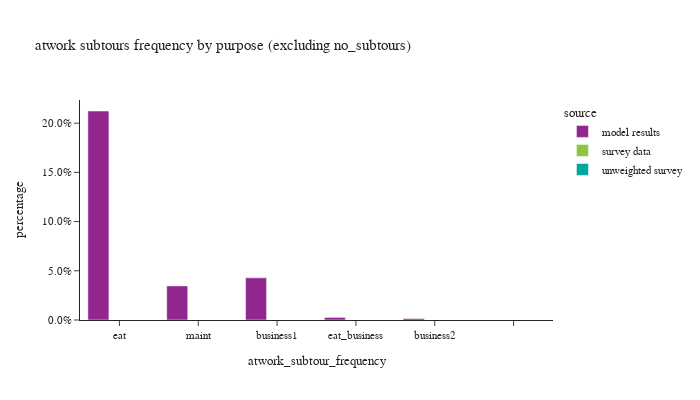

Notebook code cell kept with this figure:
### Code cell
df_plot = work_tour.groupby(['source','atwork_subtour_frequency'])['tour_weight'].sum().reset_index()
df_plot['percentage'] = df_plot.groupby(['source'], group_keys=False)['tour_weight']. \
    apply(lambda x: x / float(x.sum()))
fig1 = px.bar(df_plot.loc[df_plot['atwork_subtour_frequency']!='no_subtours'], x='atwork_subtour_frequency', y="percentage", color="source", barmode="group",
              category_orders={"atwork_subtour_frequency": ['no_subtours','eat','maint','business1','eat_business','business2']},
              title="atwork subtours frequency by purpose (excluding no_subtours)")
fig1.for_each_annotation(lambda a: a.update(text = a.text.split("=")[-1]))
fig1.update_layout(height=400, width=700, font=dict(size=11), yaxis=dict(tickformat=".1%"))
fig1.show()

### Figure 1 — Plotly figure (JSON) as saved in the notebook; plotly's stock layout.template omitted (floating-point values rounded to 4 significant figures)
{"data": [{"alignmentgroup": "True", "hovertemplate": "source=model results<br>atwork_subtour_frequency=%{x}<br>percentage=%{y}<extra></extra>", "legendgroup": "model results", "marker": {"color": "#91268F", "pattern": {"shape": ""}}, "name": "model results", "offsetgroup": "model results", "orientation": "v", "showlegend": true, "textposition": "auto", "type": "bar", "x": ["eat", "business1", "maint", "business2", "eat_business", ""], "xaxis": "x", "y": [0.2124, 0.04285, 0.03464, 0.001477, 0.00264, 0.0], "yaxis": "y"}, {"alignmentgroup": "True", "hovertemplate": "source=survey data<br>atwork_subtour_frequency=%{x}<br>percentage=%{y}<extra></extra>", "legendgroup": "survey data", "marker": {"color": "#8CC63E", "pattern": {"shape": ""}}, "name": "survey data", "offsetgroup": "survey data", "orientation": "v", "showlegend": true, "textposition": "auto", "type": "bar", "x": ["eat", "business1", "maint", "business2", "eat_business", ""], "xaxis": "x", "y": [NaN, NaN, NaN, NaN, NaN, NaN], "yaxis": "y"}, {"alignmentgroup": "True", "hovertemplate": "source=unweighted survey<br>atwork_subtour_frequency=%{x}<br>percentage=%{y}<extra></extra>", "legendgroup": "unweighted survey", "marker": {"color": "#00A7A0", "pattern": {"shape": ""}}, "name": "unweighted survey", "offsetgroup": "unweighted survey", "orientation": "v", "showlegend": true, "textposition": "auto", "type": "bar", "x": ["eat", "business1", "maint", "business2", "eat_business", ""], "xaxis": "x", "y": [NaN, NaN, NaN, NaN, NaN, NaN], "yaxis": "y"}], "layout": {"barmode": "group", "font": {"size": 11}, "height": 400, "legend": {"title": {"text": "source"}, "tracegroupgap": 0}, "title": {"text": "atwork subtours frequency by purpose (excluding no_subtours)"}, "width": 700, "xaxis": {"anchor": "y", "categoryarray": ["no_subtours", "eat", "maint", "business1", "eat_business", "business2"], "categoryorder": "array", "domain": [0.0, 1.0], "title": {"text": "atwork_subtour_frequency"}}, "yaxis": {"anchor": "x", "domain": [0.0, 1.0], "tickformat": ".1%", "title": {"text": "percentage"}}}}
